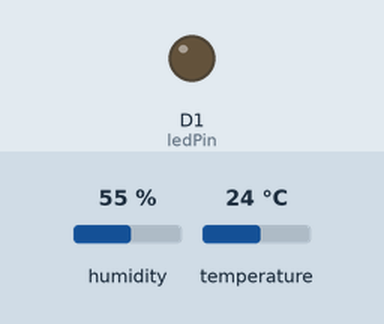
The sketch below on a simulated ESP8266 (NodeMCU). Shown: output pins drawn as LEDs (lit = HIGH). The inputs (shaded band) are chosen by the test bench; at power-on: temperature 24 °C, humidity 55 %. WiFi joins after 1.5 s; servers stay silent unless stated; no MQTT or app messages arrive unless stated; what the sketch prints to the serial monitor is not drawn.

Above: at 2.7 s.
2.8 s: temperature set to 30.3 °C
4.5 s: temperature set to 31.5 °C
At 8.2 s:
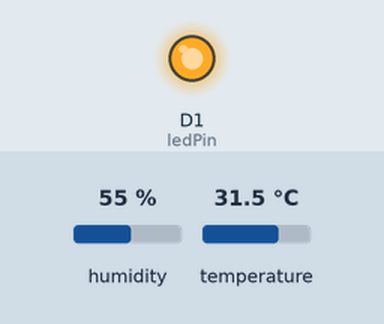
Timing chart, 0 to 9.7 s (numbered marks = the images above; inputs shaded):
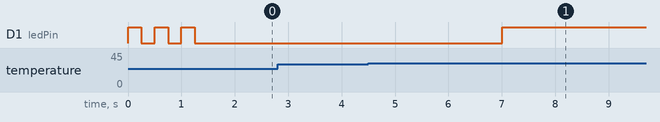

Measured:
- the behaviour switches between 31 and 31.1 °C on temperature (found by bisection; images 0 and 1)
- after the input at 2.8 s, every drawn part: stays the same
- after the input at 4.5 s, D1 (ledPin): LOW → HIGH after 2.5 s

The sketch:

tugas.ino
```cpp
/*
 * Sistem Telemetri & Kendali Closed-Loop Industri (ESP8266 + DHT + MQTT)
 * NIM: 25782101
 *
 * - Telemetri JSON + klasifikasi kondisi_suhu (NORMAL / PANAS)
 * - Edge safety engine: alert OVERHEAT + LED otomatis + state latch
 * - Last Will and Testament (QoS 1, retained) + pesan ONLINE
 * - Manual override LED via topik kendali saat kondisi aman
 * - Tes LED saat boot + log debug pada callback
 * - Tanpa delay(): semua berbasis millis()
 */

#include <ESP8266WiFi.h>
#include <PubSubClient.h>
#include <ArduinoJson.h>
#include <DHT.h>

// ===================== KONFIGURASI JARINGAN =====================
const char* ssid     = "AADI JAYA";
const char* password = "ahmd201076";

const char* mqttServer = "broker.hivemq.com";
const int   mqttPort   = 1883;
const char* clientId   = "ESP8266_LabIoT_25782101_Full";   // Wajib unik

// ===================== DEFINISI TOPIK =====================
const char* topicTelemetri = "kampus/labiot/25782101/telemetri";
const char* topicKendali   = "kampus/labiot/25782101/kendali";
const char* topicAlert     = "kampus/labiot/25782101/alert";
const char* topicStatus    = "kampus/labiot/25782101/status";

// Pesan LWT dan pesan ONLINE
const char* msgOffline = "{\"status\":\"OFFLINE\",\"keterangan\":\"Perangkat Terputus Tak Terduga\"}";
const char* msgOnline  = "{\"status\":\"ONLINE\",\"keterangan\":\"Perangkat Beroperasi Normal\"}";

// ===================== PERANGKAT KERAS =====================
const byte dhtPin = 2;   // D4 (GPIO 2)
const byte ledPin = 5;   // D1 (GPIO 5)
#define DHTTYPE DHT22

DHT dht(dhtPin, DHTTYPE);
WiFiClient espClient;
PubSubClient client(espClient);

// ===================== PARAMETER SISTEM =====================
const float THRESHOLD_BAHAYA = 31.0;   // Ambang suhu kritis (derajat C)
const float HISTERESIS       = 0.5;    // Latch dilepas jika suhu <= 31.0 - 0.5

const unsigned long sensorInterval    = 2000;   // Baca sensor + cek safety
const unsigned long telemetryInterval = 4000;   // Kirim telemetri
const unsigned long mqttRetryInterval = 4000;   // Jeda reconnect MQTT
const unsigned long wifiLogInterval   = 1000;   // Jeda cetak titik saat menunggu Wi-Fi

// ===================== VARIABEL STATE =====================
unsigned long lastSensorTime    = 0;
unsigned long lastTelemetryTime = 0;
unsigned long lastMqttAttempt   = 0;
unsigned long lastWifiLog       = 0;

float suhuTerakhir   = NAN;
float lembapTerakhir = NAN;

bool bahayaLatch  = false;   // true = bahaya sudah dilaporkan
bool wifiTercetak = false;   // IP dicetak sekali per koneksi

// ===================== TES LED SAAT BOOT =====================
// LED berkedip 3 kali (6 kali toggle) tanpa delay()
void tesLED() {
  Serial.println("[TES LED] LED akan berkedip 3 kali...");
  for (byte i = 0; i < 6; i++) {
    digitalWrite(ledPin, !digitalRead(ledPin));
    unsigned long mulai = millis();
    while (millis() - mulai < 250) yield();
  }
  digitalWrite(ledPin, LOW);
  Serial.println("[TES LED] Selesai.");
}

// ===================== CALLBACK KENDALI MANUAL =====================
void callback(char* topic, byte* payload, unsigned int length) {
  char incoming[128];
  if (length >= sizeof(incoming)) {
    Serial.println("[KENDALI] Payload terlalu panjang, diabaikan.");
    return;
  }
  memcpy(incoming, payload, length);
  incoming[length] = '\0';

  Serial.println("----------------------------------------");
  Serial.printf("[KONTROL DITERIMA] Topik: %s | Payload: %s\n", topic, incoming);

  StaticJsonDocument<128> doc;
  DeserializationError err = deserializeJson(doc, incoming);
  if (err) {
    Serial.println("Gagal membedah payload JSON!");
    return;
  }

  if (doc.containsKey("led")) {
    int val = doc["led"];
    Serial.printf("--> [DEBUG] Nilai led=%d | bahayaLatch=%s\n",
                  val, bahayaLatch ? "AKTIF" : "tidak aktif");

    if (bahayaLatch) {
      // Saat bahaya, LED dikunci ON oleh safety engine
      Serial.println("--> [DITOLAK] Kondisi BAHAYA aktif, LED dikunci menyala.");
    } else {
      digitalWrite(ledPin, val == 1 ? HIGH : LOW);
      Serial.printf("--> [INDIKATOR] Pin D1 (GPIO%d) sekarang: %s\n",
                    ledPin, digitalRead(ledPin) ? "HIGH (MENYALA)" : "LOW (PADAM)");
    }
  } else {
    Serial.println("--> [DEBUG] Key \"led\" tidak ditemukan di payload!");
  }
  Serial.println("----------------------------------------");
}

// ===================== RECONNECT MQTT (NON-BLOCKING) =====================
void reconnectMQTT() {
  unsigned long now = millis();
  if (now - lastMqttAttempt < mqttRetryInterval) return;
  lastMqttAttempt = now;

  Serial.print("Menghubungkan ke MQTT Broker...");

  // connect(id, user, pass, willTopic, willQoS, willRetain, willMessage)
  if (client.connect(clientId, NULL, NULL, topicStatus, 1, true, msgOffline)) {
    Serial.println(" Sukses Terhubung!");

    // Pesan ONLINE (retained) menimpa pesan OFFLINE lama di broker
    client.publish(topicStatus, msgOnline, true);

    // Subscribe ulang karena clean session menghapus langganan lama
    client.subscribe(topicKendali);
    Serial.printf("Subskripsi Topik: %s\n", topicKendali);
  } else {
    Serial.printf(" Gagal (rc=%d). Coba lagi dalam %lu detik...\n",
                  client.state(), mqttRetryInterval / 1000);
  }
}

// ===================== EDGE SAFETY ENGINE =====================
void evaluasiKeselamatan(float t) {
  if (t > THRESHOLD_BAHAYA) {
    if (!bahayaLatch) {
      // Transisi NORMAL -> BAHAYA (pertama kali)
      bahayaLatch = true;
      digitalWrite(ledPin, HIGH);

      StaticJsonDocument<128> docAlert;
      docAlert["status"]     = "BAHAYA";
      docAlert["parameter"]  = "OVERHEAT";
      docAlert["nilai_suhu"] = serialized(String(t, 1));

      char alertBuffer[128];
      serializeJson(docAlert, alertBuffer);

      if (client.publish(topicAlert, alertBuffer)) {
        Serial.printf("[ALERT TERKIRIM] %s\n", alertBuffer);
      } else {
        Serial.println("[ERROR] Gagal memublikasikan alert!");
      }
    }
  } else if (bahayaLatch && t <= (THRESHOLD_BAHAYA - HISTERESIS)) {
    // Suhu sudah aman: lepas latch, kendali manual aktif lagi
    bahayaLatch = false;
    digitalWrite(ledPin, LOW);
    Serial.println("[SAFETY] Suhu kembali aman. Latch dilepas, kendali manual aktif.");
  }
}

// ===================== PUBLIKASI TELEMETRI =====================
void publishTelemetri() {
  if (isnan(suhuTerakhir) || isnan(lembapTerakhir)) return;

  StaticJsonDocument<256> docOut;
  docOut["node_id"]      = clientId;
  docOut["suhu"]         = serialized(String(suhuTerakhir, 2));
  docOut["kelembapan"]   = serialized(String(lembapTerakhir, 2));
  docOut["status_led"]   = digitalRead(ledPin);
  docOut["kondisi_suhu"] = (suhuTerakhir > THRESHOLD_BAHAYA) ? "PANAS" : "NORMAL";

  char buffer[256];
  serializeJson(docOut, buffer);

  if (client.publish(topicTelemetri, buffer)) {
    Serial.printf("[TELEMETRI TERKIRIM] %s\n", buffer);
  } else {
    Serial.println("[ERROR] Gagal memublikasikan telemetri!");
  }
}

// ===================== SETUP =====================
void setup() {
  Serial.begin(115200);

  pinMode(ledPin, OUTPUT);
  digitalWrite(ledPin, LOW);
  tesLED();                      // Tes wiring LED saat boot

  dht.begin();

  WiFi.mode(WIFI_STA);
  WiFi.begin(ssid, password);
  Serial.printf("Menghubungkan ke Wi-Fi: %s\n", ssid);

  client.setServer(mqttServer, mqttPort);
  client.setCallback(callback);
  client.setBufferSize(512);     // Buffer lebih longgar untuk JSON
  client.setKeepAlive(10);       // LWT terpicu lebih cepat
}

// ===================== LOOP UTAMA =====================
void loop() {
  unsigned long now = millis();

  // 1. Pastikan Wi-Fi terhubung (tanpa delay)
  if (WiFi.status() != WL_CONNECTED) {
    wifiTercetak = false;
    if (now - lastWifiLog >= wifiLogInterval) {
      lastWifiLog = now;
      Serial.print(".");
    }
    return;
  }
  if (!wifiTercetak) {
    wifiTercetak = true;
    Serial.println("\nWi-Fi Terkoneksi!");
    Serial.print("IP Address: ");
    Serial.println(WiFi.localIP());
  }

  // 2. Pastikan MQTT terhubung (non-blocking)
  if (!client.connected()) {
    reconnectMQTT();
  }
  client.loop();

  // 3. Akuisisi sensor + evaluasi keselamatan
  if (now - lastSensorTime >= sensorInterval) {
    lastSensorTime = now;

    float t = dht.readTemperature();
    float h = dht.readHumidity();

    if (isnan(t) || isnan(h)) {
      Serial.println("Peringatan: Gagal membaca data DHT!");
    } else {
      suhuTerakhir   = t;
      lembapTerakhir = h;
      if (client.connected()) {
        evaluasiKeselamatan(t);
      } else if (t > THRESHOLD_BAHAYA) {
        // Proteksi lokal tetap jalan saat MQTT putus
        digitalWrite(ledPin, HIGH);
      }
    }
  }

  // 4. Publikasi telemetri rutin
  if (client.connected() && (now - lastTelemetryTime >= telemetryInterval)) {
    lastTelemetryTime = now;
    publishTelemetri();
  }
}
```
